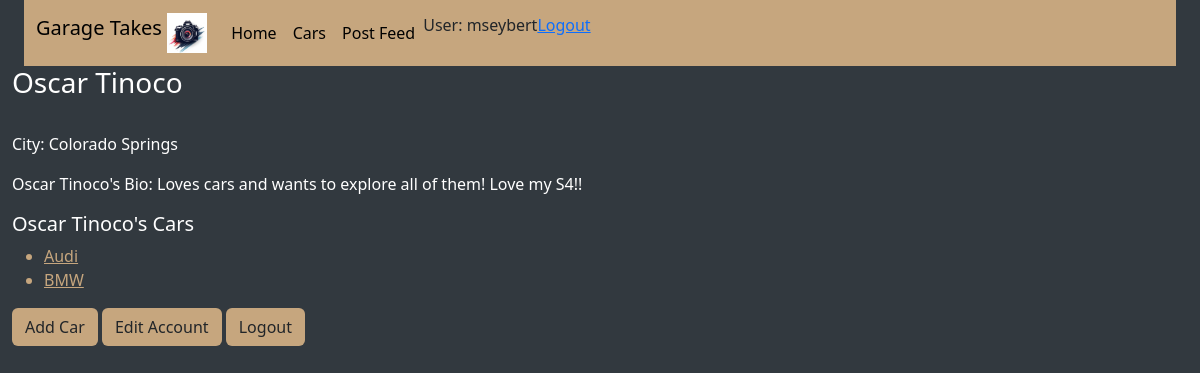
The page /account_profile/1 (signed in) on the database its author committed.
### final_app/models.py (models this page shows, shortened)
class Account(models.Model):
    user = models.OneToOneField(User,on_delete=models.CASCADE, unique=True)
    name = models.CharField(max_length=200)
    city = models.CharField(max_length=200, null=True)
    bio = models.TextField(max_length=200, null=True)

class Car(models.Model):
    owner = models.ForeignKey(Account, null=True, on_delete=models.CASCADE, default=None)
    make = models.CharField(max_length=200)
    model = models.CharField(max_length=200)
    year = models.CharField(max_length=200)
    color = models.CharField(max_length=200)
    picture = models.ImageField(upload_to='uploads/', blank=True)
    def get_absolute_url(self):
        return reverse('car-detail', args=[str(self.id)])

### final_app/views.py (the view)
# urls.py: path('account_profile/<int:pk>', views.AccountDetailView.as_view(), name='account-profile'),
class AccountDetailView(LoginRequiredMixin, generic.DetailView):
   model = Account
   def get_context_data(self, **kwargs):
      context = super().get_context_data(**kwargs)
      context['account_cars'] = Car.objects.filter(owner_id=self.kwargs['pk'])
      return context

### final_app/templates/final_app/account_detail.html
{% extends 'final_app/base_template.html' %}
{% block content %}
<h3 style="color: #ffffff">{{ account.name }}</h3>
<br>
<p style="color: #ffffff">City: {{ account.city }}</p>
<p style="color: #ffffff">{{ account.name }}'s Bio: {{ account.bio }}</p>
<h5 style="color: #ffffff">{{ account.name}}'s Cars</h5>
{% if account_cars %}
<ul>
{% for car in account_cars %}
<li style="color: #C6A67E">
<a style="color: #C6A67E" href="{{ car.get_absolute_url }}">{{ car.make }}</a>
</li>
{% endfor %}
</ul>
{% else %}
<p>There are no cars saved to this account.</p>
{% endif %}
<a class="btn" style="background-color: #C6A67E" href="{% url 'create_car' %}" role="button">Add Car</a>
<a class="btn" style="background-color: #C6A67E" href="{% url 'edit_account' account.id %}" role="button">Edit Account</a>
<a class="btn" style="background-color: #C6A67E" href="{% url 'logout' %}" role="button">Logout</a>
<br><br><br><br><br><br><br><br><br><br><br><br><br><br><br><br><br><br><br><br><br><br><br><br><br><br><br><br><br><br><br><br><br>
{% endblock %}

### final_app/templates/final_app/base_template.html (shortened to what this page needs)
{% load static %}
<!DOCTYPE html>
<html lang="en">
<head>
<link href="https://cdn.jsdelivr.net/npm/bootstrap@5.3.1/dist/css/bootstrap.min.css" rel="stylesheet" />
{% load bootstrap5 %}
{% bootstrap_css %}
</head>
<body>
<div class="container-fluid" style="background-color: #32393F">
<div class="container-fluid">
    <nav class="navbar navbar-expand-lg" style="background-color: #C6A67E">
        <div class="container-fluid">
        <a class="navbar-brand " href={% url 'home_page' %}>Garage Takes
            <img src="{% static 'images/camera_logo.jpg' %}" width="40" height="40" class="d-inline-block align-top">
        <div class="collapse navbar-collapse" id="navbarNav">
        <ul class="navbar-nav">
        <li class="nav-item">
        <a class="nav-link active" aria-current="page" href="{% url 'home_page' %}">Home</a>
        </li>
        <li class="nav-item">
        <a class="nav-link active" href="{% url 'cars' %}">Cars</a>
        </li>
        <li class="nav-item">
        <a class="nav-link active" href="{% url 'posts' %}">Post Feed</a>
        </li>
        {% if user.is_authenticated %}
            <li>User: {{ user.get_username }}</li>
            <li><a href="{% url 'logout' %}?next={{ request.path }}">Logout</a></li>
        {% else %}
            <li><a href="{% url 'register_page' %}?next={{ request.path }}">Register</a></li>
            <li><a href="{% url 'login' %}?next={{ request.path }}">Login</a></li>
        {% endif %}
        </ul>
        </div>
        </div>
    </nav>
</div>
{% block content %}
{% endblock %}
</div>
</body>
</html>

### rows shown on the page
Account: name "Oscar Tinoco", city "Colorado Springs", bio "Loves cars and wants to explore all of them! Love my S4!!"
Car: make "Audi"
Car: make "BMW"

### other values the page prints
{{ user.get_username }} "mseybert"
